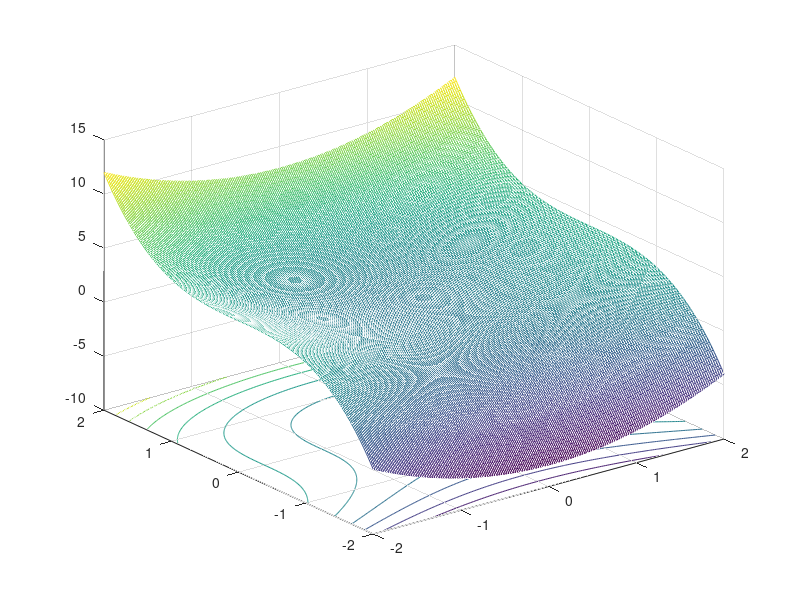

Recreate this plot in MATLAB. (Note: this script raises an error after producing the figure.)
% Batch all optimizers
%%

%% initialize and import libraries
clear all;
close all;

addpath('../optimizer');

%% draw function layout
f = @(x, y) x.^2 + y.^3;
t = linspace(-2, 2, 200);
[X, Y] = meshgrid(t, t);
Z = f(X, Y);
figure;
meshc(X, Y, Z);
alpha(0.1);
axis([-2, 2, -2, 2, -12, 12]);
hold on;

%% shared hyper parameters
% ! update here !
a = 0.05;
lambda = 0.7;
gamma = 0.3;
eps = 1e-8;
beta1 = 0.9;
beta2 = 0.6;

num_epoch = 200;
x = 1.739;
y = 1.216;

%% initialize variables
optimizer_names = [
    "GD",
    "SGD",
    "Momentum",
    "NAG",
    "Adagrad",
    "Adadelta",
    "RMSprop",
    "Adam",
    "AdaMax",
    "NAdam",
    "RAdam"
];
num_optimizers = length(optimizer_names);
x = ones(1, num_optimizers) .* x;
y = ones(1, num_optimizers) .* y;
z = ones(1, num_optimizers) .* f(x, y);
k = 1;
k_ = 1;
%colors = rand(3, num_optimizers);
colors = [
    0, 0, 0;
    0, 0, 1;
    0, 1, 0;
    0, 1, 1;
    1, 0, 0;
    1, 0, 1;
    1, 1, 0;
    0.5, 0.5, 0.5;
    0.5, 0.5, 1;
    0.7, 1, 0.3;
    0.7, 0.4, 1
]';
xn = zeros(1, num_optimizers);
yn = zeros(1, num_optimizers);
zn = zeros(1, num_optimizers);
converge = zeros(1, num_optimizers);

%% draw cursor
for i = 1:num_optimizers
    xptr(i) = plot3(x, y, z, 'color', colors(:, i), 'marker', '.', 'MarkerSize', 20);
    %set(xptr(i), 'Color', colors(:, i));
    %fprintf("%d: color: %f\n", i, colors(:, i));
end

%% !! press any key to start !!
fprintf("Press any key to start ...\n\n");
pause;

%% iterate epoch
for epoch = 1:num_epoch
    if mod(k, 10) == 0
        for i = 1:num_optimizers
            fprintf("%d %s | x=%f, y=%f, y=%f\n", epoch, optimizer_names(i), x(i), y(i), z(i));
        end
        fprintf("\n");
    end
    
    %% calculate next step
    [fin, xn(1)]  = GD      (@(l) f(l, y(1 )), x(1) , a);
    [fin, xn(2)]  = SGD     (@(l) f(l, y(2 )), x(2) , a, eps   , lambda);
    [fin, xn(3)]  = Momentum(@(l) f(l, y(3 )), x(3) , a, lambda, gamma);
    [fin, xn(4)]  = NAG     (@(l) f(l, y(4 )), x(4) , a, lambda, gamma);
    [fin, xn(5)]  = Adagrad (@(l) f(l, y(5 )), x(5) , a, eps);
    [fin, xn(6)]  = Adadelta(@(l) f(l, y(6 )), x(6) , a, eps   , gamma);
    [fin, xn(7)]  = RMSProp (@(l) f(l, y(7 )), x(7) , a, eps);
    [fin, xn(8)]  = Adam    (@(l) f(l, y(8 )), x(8) , a, eps   , beta1 , beta2);
    [fin, xn(9)]  = AdaMax  (@(l) f(l, y(9 )), x(9) , a,         beta1 , beta2);
    [fin, xn(10)] = NAdam   (@(l) f(l, y(10)), x(10), a, eps   , beta1 , beta2);
    [fin, xn(11)] = RAdam   (@(l) f(l, y(11)), x(11), a, eps   , beta1 , beta2);
    
    % !! add here new optimizers !!
    
    [fin, yn(1)]  = GD      (@(l) f(x(1 ), l), y(1) , a);
    [fin, yn(2)]  = SGD     (@(l) f(x(2 ), l), y(2) , a, eps   , lambda);
    [fin, yn(3)]  = Momentum(@(l) f(x(3 ), l), y(3) , a, lambda, gamma);
    [fin, yn(4)]  = NAG     (@(l) f(x(4 ), l), y(4) , a, lambda, gamma);
    [fin, yn(5)]  = Adagrad (@(l) f(x(5 ), l), y(5) , a, eps);
    [fin, yn(6)]  = Adadelta(@(l) f(x(6 ), l), y(6) , a, eps   , gamma);
    [fin, yn(7)]  = RMSProp (@(l) f(x(7 ), l), y(7) , a, eps);
    [fin, yn(8)]  = Adam    (@(l) f(x(8 ), l), y(8) , a, eps   , beta1 , beta2);
    [fin, yn(9)]  = AdaMax  (@(l) f(x(9 ), l), y(9) , a,         beta1 , beta2);
    [fin, yn(10)] = NAdam   (@(l) f(x(10), l), y(10), a, eps   , beta1 , beta2);
    [fin, yn(11)] = RAdam   (@(l) f(x(11), l), y(11), a, eps   , beta1 , beta2);
    
    % !! add here new optimizers !!
    
    zn = f(xn, yn);
    
    % check convergence
    for i = 1:num_optimizers
        if converge(i) == 0 && zn(i) < -10
            converge(i) = epoch;
        end
    end
    
    %% plot
    for i = 1:num_optimizers
        plot3([x(i), xn(i)], [y(i), yn(i)], [z(i), zn(i)], 'color', colors(:, i), 'LineWidth', 3);
        set(xptr(i), 'XData', xn, 'YData', yn, 'ZData', zn);
    end
    x = xn; y = yn; z = zn;
    drawnow;
    
    frame = getframe(gcf);
    if k == 1
        [mov(:, :, 1, k_), map] = rgb2ind(frame.cdata, 256, 'nodither');
        k_ = k_ + 1;
    elseif mod(k, 5) == 0
        mov(:, :, 1, k_) = rgb2ind(frame.cdata, map, 'nodither');
        k_ = k_ + 1;
    end
    
    k = k + 1;
end

% show benchmark
converge(converge == 0) = -1;
fprintf("\n");
fprintf("Benchmark\n");
fprintf("==================================================\n");
for i = 1:num_optimizers
    fprintf("%02d | % 10s: %d\n", i, optimizer_names(i), converge(i));
end
fprintf("==================================================\n");
fprintf("\n")

% save animation as *.gif file
fname = "batch.gif";
fprintf("Write animation to '%s'\n", fname);
imwrite(mov, map, fname, 'DelayTime', 0, 'LoopCount', inf);
